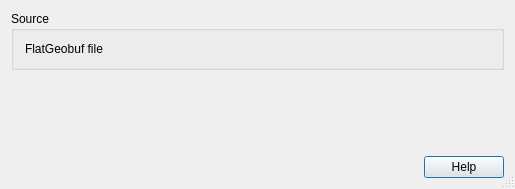
<?xml version="1.0" encoding="UTF-8"?>
<ui version="4.0">
 <class>QgsFgbSourceSelectBase</class>
 <widget class="QDialog" name="QgsFgbSourceSelectBase">
  <property name="geometry">
   <rect>
    <x>0</x>
    <y>0</y>
    <width>515</width>
    <height>189</height>
   </rect>
  </property>
  <property name="windowTitle">
   <string>Add Vector Layer</string>
  </property>
  <property name="windowIcon">
   <iconset>
    <normaloff>.</normaloff>.</iconset>
  </property>
  <property name="sizeGripEnabled">
   <bool>true</bool>
  </property>
  <property name="modal">
   <bool>true</bool>
  </property>
  <layout class="QGridLayout" name="gridLayout_2">
   <item row="0" column="0">
    <layout class="QVBoxLayout" name="verticalLayout">
     <item>
      <widget class="QGroupBox" name="fileGroupBox">
       <property name="sizePolicy">
        <sizepolicy hsizetype="Preferred" vsizetype="Fixed">
         <horstretch>0</horstretch>
         <verstretch>0</verstretch>
        </sizepolicy>
       </property>
       <property name="title">
        <string>Source</string>
       </property>
       <layout class="QHBoxLayout" name="horizontalLayout">
        <item>
         <widget class="QLabel" name="label">
          <property name="text">
           <string>FlatGeobuf file</string>
          </property>
         </widget>
        </item>
        <item>
         <widget class="QgsFileWidget" name="mFileWidget" native="true"/>
        </item>
       </layout>
      </widget>
     </item>
    </layout>
   </item>
   <item row="1" column="0">
    <spacer name="verticalSpacer">
     <property name="orientation">
      <enum>Qt::Vertical</enum>
     </property>
     <property name="sizeHint" stdset="0">
      <size>
       <width>20</width>
       <height>40</height>
      </size>
     </property>
    </spacer>
   </item>
   <item row="2" column="0">
    <widget class="QDialogButtonBox" name="buttonBox">
     <property name="standardButtons">
      <set>QDialogButtonBox::Help</set>
     </property>
    </widget>
   </item>
  </layout>
 </widget>
 <layoutdefault spacing="6" margin="11"/>
 <customwidgets>
  <customwidget>
   <class>QgsFileWidget</class>
   <extends>QWidget</extends>
   <header>qgsfilewidget.h</header>
  </customwidget>
 </customwidgets>
 <tabstops>
  <tabstop>buttonBox</tabstop>
 </tabstops>
 <resources/>
 <connections>
  <connection>
   <sender>buttonBox</sender>
   <signal>rejected()</signal>
   <receiver>QgsFgbSourceSelectBase</receiver>
   <slot>reject()</slot>
   <hints>
    <hint type="sourcelabel">
     <x>518</x>
     <y>510</y>
    </hint>
    <hint type="destinationlabel">
     <x>551</x>
     <y>370</y>
    </hint>
   </hints>
  </connection>
 </connections>
</ui>
